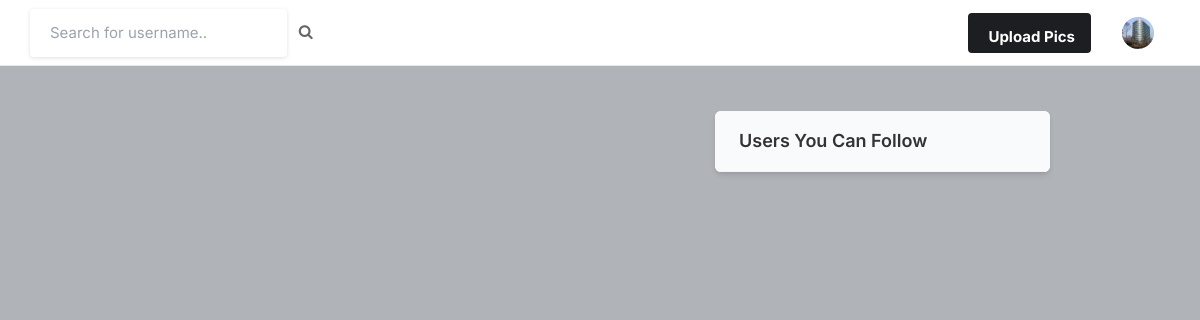
Page / (signed in) on the earlier database version.
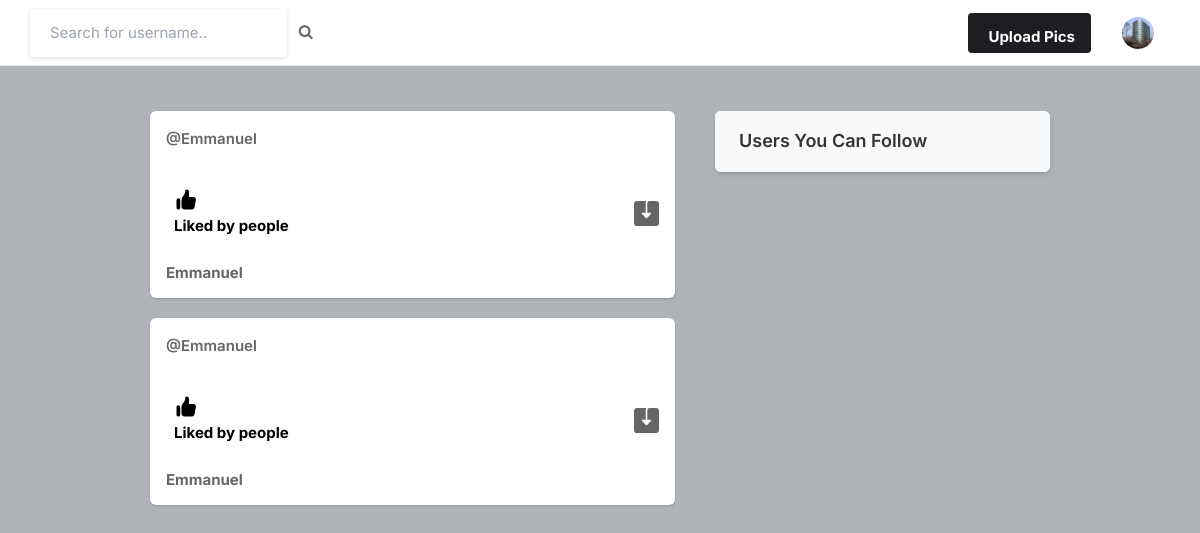
Same page on the later database version.
### app/models.py (models this page shows, shortened)
class Post(models.Model):
    id = models.UUIDField(primary_key=True, default=uuid.uuid4)
    user = models.CharField(max_length=100)
    image = models.ImageField(upload_to='posts')
    caption = models.TextField()
    created_at = models.DateTimeField(default=datetime.now())
    likes = models.IntegerField(default=0)

### app/views.py (the view)
# urls.py: path('', views.index, name="index"),
@login_required(login_url="signin")
def index(request):
    user_object = User.objects.get(username=request.user.username)
    user_profile = Profile.objects.get(user=user_object)
    posts = Post.objects.all()
    feed = []
    for i in posts:
        if FollowersCount.objects.filter(user=i.user, follower=request.user.username).exists():
            feed.append(i)
        if i.user == request.user.username:
            feed.append(i)
    context = {
        "user_profile": user_profile,
        "posts": feed
        }
    return render(request, "index.html", context)

### templates/index.html (shortened to what the changed rows need)
{% load static %}
<!DOCTYPE html>
<html lang="en">
<head>
    <link rel="stylesheet" href="{% static 'assets/css/icons.css' %}">
    <link rel="stylesheet" href="{% static 'assets/css/uikit.css' %}">
    <link rel="stylesheet" href="{% static 'assets/css/style.css' %}">
    <link rel="stylesheet" href="{% static 'assets/css/tailwind.css' %}">
    <link rel="stylesheet" href="https://cdnjs.cloudflare.com/ajax/libs/font-awesome/4.7.0/css/font-awesome.min.css">
</head>
<body>
            <div class="container m-auto">
                <div class="lg:flex justify-center lg:space-x-10 lg:space-y-0 space-y-5">
                    <div class="space-y-5 flex-shrink-0 lg:w-7/12">
                        {% for post in posts reversed %}
                        <div class="bg-white shadow rounded-md  -mx-2 lg:mx-0">
                            <div class="flex justify-between items-center px-4 py-3">
                                <div class="flex flex-1 items-center space-x-4">
                                    <span class="block font-semibold "><a href="/profile/{{post.user}}">@{{post.user}}</a></span>
                                </div>
                              <div>
                                <a href="#"> <i class="icon-feather-more-horizontal text-2xl hover:bg-gray-200 rounded-full p-2 transition -mr-1 "></i> </a>
                              </div>
                            </div>
                            <div class="py-3 px-4 space-y-3">
                                <div class="flex space-x-4 lg:font-bold">
                                    <a href="/like-post?post_id={{post.id}}" class="flex items-center space-x-2">
                                        <div class="p-2 rounded-full text-black">
                                            {% if post.no_of_likes == 0 %}
                                            <p>No likes</p>
                                            {% elif post.no_of_likes == 1 %}
                                            <p>Liked by {{post.no_of_likes}} person</p>
                                            {% else %}
                                            <p>Liked by {{post.no_of_likes}} people</p>
                                            {% endif %}
                                        </div>
                                    </a>
                                    <a href="{{post.image.url}}" class="flex items-center space-x-2 flex-1 justify-end" download>
                                    </a>
                                </div>
                                <p>
                                    <a href="/profile/{{post.user}}"><strong>{{post.user}}</strong></a> {{post.caption}}
                                </p>
                            </div>
                        </div>
                        {% endfor %}
                    </div>
                    <div class="lg:w-5/12">
                        <div class="bg-white  shadow-md rounded-md overflow-hidden">
                            <div class="bg-gray-50  border-b border-gray-100 flex items-baseline justify-between py-4 px-6 ">
                                <h2 class="font-semibold text-lg">Users You Can Follow</h2>
                            </div>
                        </div>
                    </div>
                </div>
            </div>
</body>
</html>

Differences in the rows shown:
added Post: user "Emmanuel"
added Post: user "Emmanuel"
